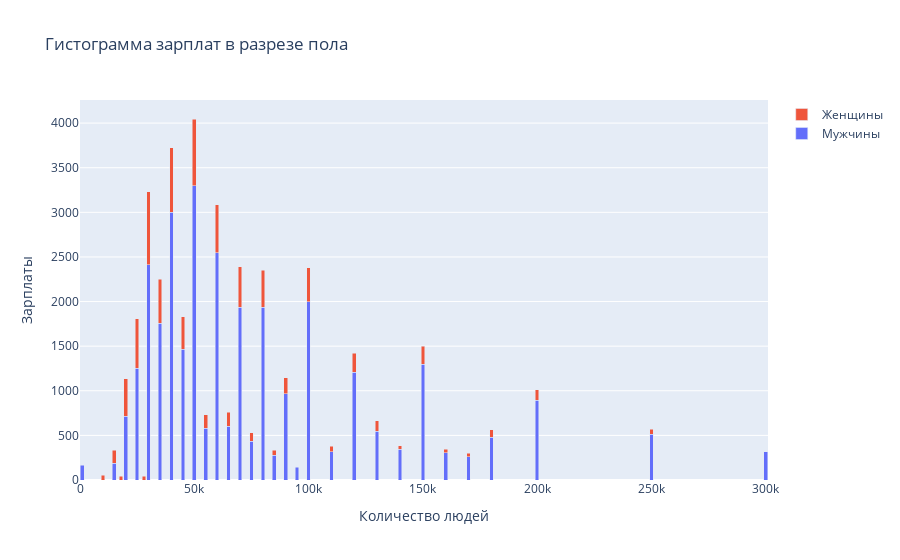

Source (notebook cell):
### Code cell
trace1 = go.Bar(
    x=money_men.index,
    y=money_men.values,
    name='Мужчины'
)
trace2 = go.Bar(
    x=money_women.index,
    y=money_women.values,
    name='Женщины'
)

data = [trace1, trace2]
layout = go.Layout(
    barmode='stack',
    title="Гистограмма зарплат в разрезе пола",
    xaxis={
        'title':"Количество людей",
    },
    yaxis={
        'title':"Зарплаты",
    }
)

fig = go.Figure(data=data, layout=layout)
py.offline.iplot(fig)

### Figure 1 — Plotly figure (JSON) as saved in the notebook; plotly's stock layout.template omitted (floating-point values rounded to 4 significant figures)
{"data": [{"name": "Мужчины", "type": "bar", "x": [50000, 40000, 60000, 30000, 100000, 70000, 80000, 35000, 45000, 150000, 25000, 120000, 90000, 200000, 20000, 65000, 55000, 130000, 250000, 180000, 75000, 140000, 300000, 110000, 160000, 85000, 170000, 15000, 1000, 95000], "y": [3300, 3001, 2545, 2414, 2000, 1938, 1936, 1759, 1463, 1297, 1253, 1205, 968, 896, 715, 603, 578, 548, 511, 480, 433, 344, 319, 319, 303, 277, 261, 187, 166, 141]}, {"name": "Женщины", "type": "bar", "x": [30000, 50000, 40000, 25000, 60000, 35000, 70000, 20000, 80000, 100000, 45000, 120000, 150000, 90000, 65000, 55000, 15000, 130000, 200000, 75000, 180000, 110000, 250000, 10000, 85000, 18000, 28000, 160000, 140000, 170000], "y": [816, 746, 723, 555, 541, 493, 453, 420, 417, 378, 368, 217, 204, 178, 157, 152, 149, 116, 115, 95, 81, 62, 60, 56, 55, 42, 41, 41, 40, 39]}], "layout": {"barmode": "stack", "title": {"text": "Гистограмма зарплат в разрезе пола"}, "xaxis": {"title": {"text": "Количество людей"}}, "yaxis": {"title": {"text": "Зарплаты"}}}}
